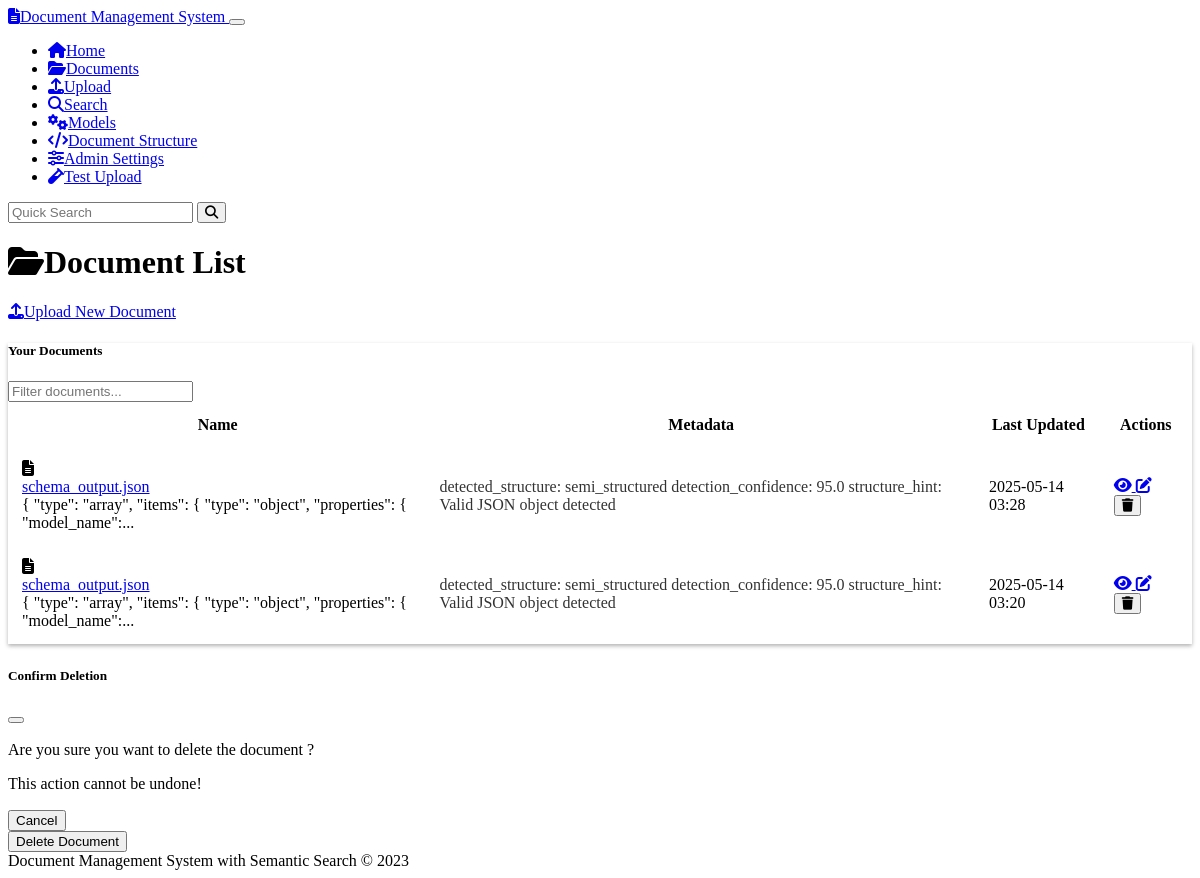
Screenshot of /documents with the database file from the repository.
### models.py (models this page shows, shortened)
class Document(db.Model):
    id = db.Column(db.String(36), primary_key=True, default=lambda: str(uuid.uuid4()))
    name = db.Column(db.String(255), nullable=False)
    content = db.Column(db.Text, nullable=False)
    mime_type = db.Column(db.String(100), nullable=False)
    created_at = db.Column(db.DateTime, default=datetime.datetime.utcnow)
    updated_at = db.Column(db.DateTime, default=datetime.datetime.utcnow, onupdate=datetime.datetime.utcnow)
    chunks = db.relationship('Chunk', backref='document', cascade='all, delete-orphan')
    doc_metadata = db.relationship('Metadata', backref='document', cascade='all, delete-orphan')

class Metadata(db.Model):
    id = db.Column(db.String(36), primary_key=True, default=lambda: str(uuid.uuid4()))
    document_id = db.Column(db.String(36), db.ForeignKey('document.id'), nullable=False)
    key = db.Column(db.String(100), nullable=False)
    value = db.Column(db.String(255), nullable=False)

### routes.py (the view)
@app.route('/documents')
def document_list():
    documents = Document.query.order_by(Document.updated_at.desc()).all()
    documents_with_metadata = []
    for doc in documents:
        doc_metadata = Metadata.query.filter_by(document_id=doc.id).all()
        documents_with_metadata.append({
            'document': doc,
            'metadata': doc_metadata
        })
    return render_template('document_list.html', documents=documents_with_metadata)

### templates/document_list.html (shortened to what this page needs)
{% extends 'base.html' %}
{% block content %}
<div class="row mb-4">
    <div class="col-md-6">
        <h1><i class="fas fa-folder-open me-2"></i>Document List</h1>
    </div>
    <div class="col-md-6 text-md-end">
        <a href="{{ url_for('upload') }}" class="btn btn-primary">
            <i class="fas fa-upload me-1"></i>Upload New Document
        </a>
    </div>
</div>
{% if documents %}
    <div class="row mb-4">
        <div class="col-12">
            <div class="card">
                <div class="card-header">
                    <div class="row align-items-center">
                        <div class="col-md-6">
                            <h5 class="mb-0">Your Documents</h5>
                        </div>
                        <div class="col-md-6">
                            <input type="text" id="document-search" class="form-control" placeholder="Filter documents...">
                        </div>
                    </div>
                </div>
                <div class="table-responsive">
                    <table class="table table-hover align-middle mb-0">
                        <thead>
                            <tr>
                                <th>Name</th>
                                <th>Metadata</th>
                                <th>Last Updated</th>
                                <th class="text-center">Actions</th>
                            </tr>
                        </thead>
                        <tbody>
                            {% for doc_item in documents %}
                                <tr class="document-row">
                                    <td>
                                        <div class="d-flex align-items-center">
                                            <i class="fas fa-file-alt text-muted me-2"></i>
                                            <div>
                                                <a href="{{ url_for('document_view', document_id=doc_item.document.id) }}" class="text-decoration-none">
                                                    {{ doc_item.document.name }}
                                                </a>
                                                <div class="small text-muted">
                                                    {{ (doc_item.document.content[:100] + '...') if doc_item.document.content|length > 100 else doc_item.document.content }}
                                                </div>
                                            </div>
                                        </div>
                                    </td>
                                    <td>
                                        {% if doc_item.metadata %}
                                            {% for meta in doc_item.metadata %}
                                                <span class="badge bg-secondary me-1">
                                                    {{ meta.key }}: {{ meta.value }}
                                                </span>
                                            {% endfor %}
                                        {% else %}
                                            <span class="text-muted">No metadata</span>
                                        {% endif %}
                                    </td>
                                    <td>{{ doc_item.document.updated_at.strftime('%Y-%m-%d %H:%M') }}</td>
                                    <td>
                                        <div class="btn-group">
                                            <a href="{{ url_for('document_view', document_id=doc_item.document.id) }}"
                                               class="btn btn-sm btn-outline-info" title="View Document">
                                                <i class="fas fa-eye"></i>
                                            </a>
                                            <a href="{{ url_for('document_edit', document_id=doc_item.document.id) }}"
                                               class="btn btn-sm btn-outline-warning" title="Edit Document">
                                                <i class="fas fa-edit"></i>
                                            </a>
                                            <button type="button" class="btn btn-sm btn-outline-danger delete-document"
                                                    data-document-id="{{ doc_item.document.id }}"
                                                    data-document-name="{{ doc_item.document.name }}"
                                                    title="Delete Document">
                                                <i class="fas fa-trash"></i>
                                            </button>
                                        </div>
                                    </td>
                                </tr>
                            {% endfor %}
                        </tbody>
                    </table>
                </div>
            </div>
        </div>
    </div>
{% else %}
    <div class="alert alert-info">
        <i class="fas fa-info-circle me-2"></i>No documents found. <a href="{{ url_for('upload') }}">Upload your first document</a>!
    </div>
{% endif %}
<div class="modal fade" id="deleteDocumentModal" tabindex="-1" aria-labelledby="deleteDocumentModalLabel" aria-hidden="true">
    <div class="modal-dialog">
        <div class="modal-content">
            <div class="modal-header">
                <h5 class="modal-title" id="deleteDocumentModalLabel">Confirm Deletion</h5>
                <button type="button" class="btn-close" data-bs-dismiss="modal" aria-label="Close"></button>
            </div>
            <div class="modal-body">
                <p>Are you sure you want to delete the document <strong id="delete-document-name"></strong>?</p>
                <p class="text-danger">This action cannot be undone!</p>
            </div>
            <div class="modal-footer">
                <button type="button" class="btn btn-secondary" data-bs-dismiss="modal">Cancel</button>
                <form id="delete-document-form" method="post">
                    <button type="submit" class="btn btn-danger">Delete Document</button>
                </form>
            </div>
        </div>
    </div>
</div>
{% endblock %}

### static/css/custom.css (style rules this page uses)
body { min-height: 100vh; display: flex; flex-direction: column; }
.badge.bg-secondary { opacity: 0.8; }
.card { box-shadow: 0 0.125rem 0.25rem rgba(0, 0, 0, 0.3); margin-bottom: 1.5rem; }
.card-header { font-weight: 500; }
.btn { font-weight: 500; }
.btn-primary { background-color: var(--bs-primary); border-color: var(--bs-primary); }
.table > :not(caption) > * > * { padding: 0.75rem; }
.modal-header { border-bottom: 1px solid rgba(255, 255, 255, 0.1); }
.modal-footer { border-top: 1px solid rgba(255, 255, 255, 0.1); }

### rows the page displays
Document: document.name "schema_output.json", content "{ \"type\": \"array\", \"items\": { \"type\": \"object\", \"properties\": { \"model_name\":...", document.updated_at "2025-05-14 03:28"
Metadata: key "detected_structure", value "semi_structured"
Metadata: key "detection_confidence", value "95.0"
Metadata: key "structure_hint", value "Valid JSON object detected"
Document: document.name "schema_output.json", content "{ \"type\": \"array\", \"items\": { \"type\": \"object\", \"properties\": { \"model_name\":...", document.updated_at "2025-05-14 03:20"
Metadata: key "detected_structure", value "semi_structured"
Metadata: key "detection_confidence", value "95.0"
Metadata: key "structure_hint", value "Valid JSON object detected"
